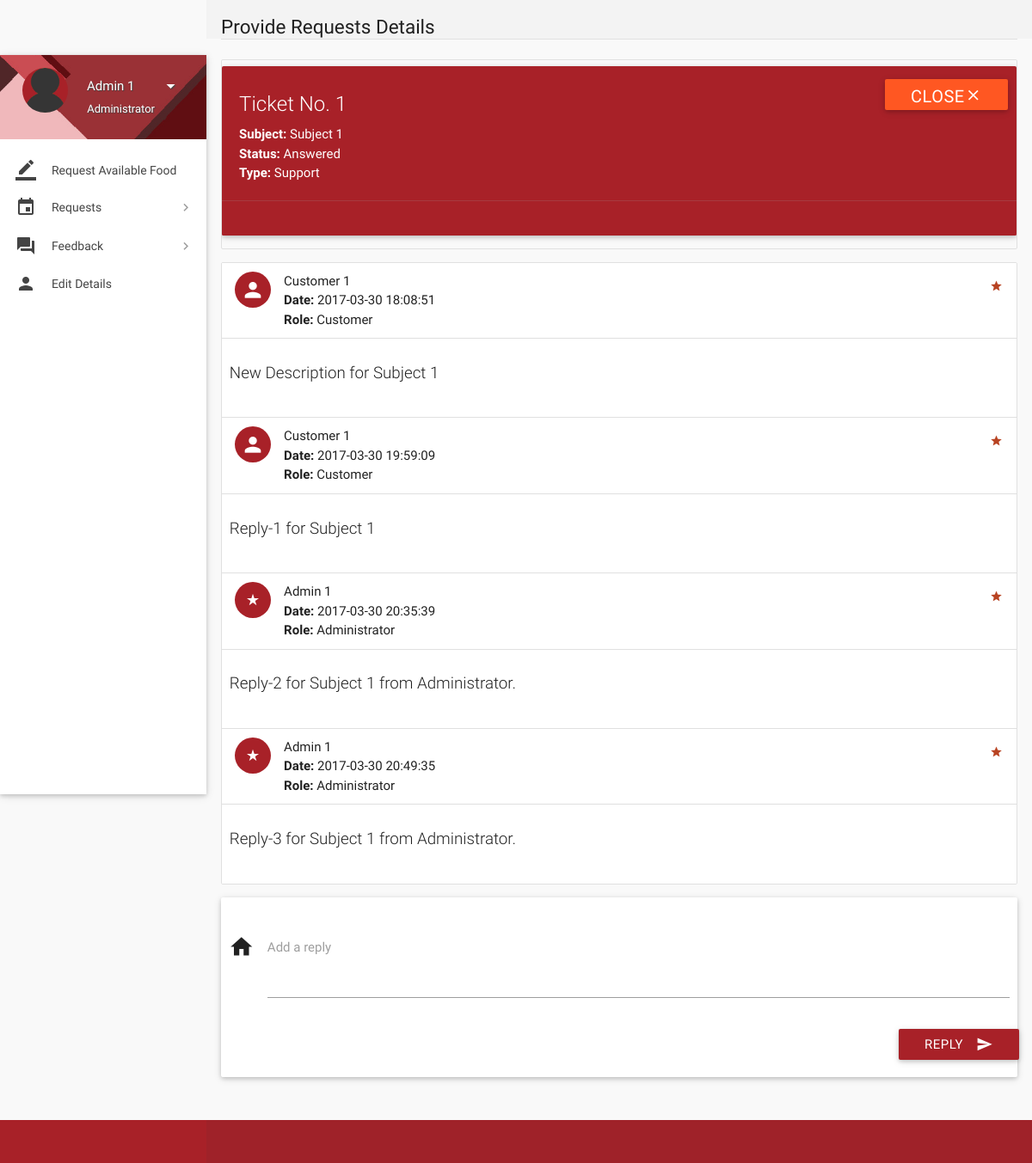
The app's page /view-ticket-admin.php?id=1 (signed in) with its own data.
### tables this page shows
CREATE TABLE `tickets` (
  `id` int(11) NOT NULL,
  `poster_id` int(11) NOT NULL,
  `subject` varchar(100) NOT NULL,
  `description` varchar(3000) NOT NULL,
  `status` varchar(8) NOT NULL DEFAULT 'Open',
  `type` varchar(30) NOT NULL DEFAULT 'Others',
  `date` datetime NOT NULL DEFAULT CURRENT_TIMESTAMP,
  `deleted` tinyint(4) NOT NULL DEFAULT '0'
);

CREATE TABLE `ticket_details` (
  `id` int(11) NOT NULL,
  `ticket_id` int(11) NOT NULL,
  `user_id` int(11) NOT NULL,
  `description` varchar(1000) NOT NULL,
  `date` datetime NOT NULL DEFAULT CURRENT_TIMESTAMP
);

CREATE TABLE `users` (
  `id` int(11) NOT NULL,
  `role` varchar(15) NOT NULL DEFAULT 'Customer',
  `name` varchar(15) NOT NULL,
  `username` varchar(10) NOT NULL,
  `password` varchar(16) NOT NULL,
  `email` varchar(35) NULL,
  `address` varchar(300) NULL,
  `contact` bigint(11) NOT NULL,
  `verified` tinyint(1) NOT NULL DEFAULT '0',
  `deleted` tinyint(4) NOT NULL DEFAULT '0'
);

### includes/connect.php (called while the page is built, shortened)
<?php
@$name = $_SESSION['name'];
@$role = $_SESSION['role'];
?>

### view-ticket-admin.php (the view, shortened to what this page needs)
<?php
include 'includes/connect.php';
$continue=0;
if($_SESSION['admin_sid']==session_id())
{
		$ticket_id = $_GET['id'];
		$sql1 = "SELECT * FROM tickets WHERE id = $ticket_id;";
		if(mysqli_num_rows(mysqli_query($con,$sql1))>0){
			$row  = $con->query($sql1)->fetch_assoc();
			$type = $row['type'];
			$subject = $row['subject'];
			$status = $row['status'];
			$continue=1;
		}
		else
			$continue = 0;
}
if($continue){
?>
<!DOCTYPE html>
<html lang="en">
<head>
  <link href="css/materialize.min.css" type="text/css" rel="stylesheet" media="screen,projection">
  <link href="css/style.min.css" type="text/css" rel="stylesheet" media="screen,projection">
  <link href="css/custom/custom.min.css" type="text/css" rel="stylesheet" media="screen,projection">
  <link href="js/plugins/perfect-scrollbar/perfect-scrollbar.css" type="text/css" rel="stylesheet" media="screen,projection">
</head>
<body>
  <div id="main">
    <div class="wrapper">
      <aside id="left-sidebar-nav">
        <ul id="slide-out" class="side-nav fixed leftside-navigation">
            <li class="user-details cyan darken-2">
            <div class="row">
                <div class="col col s4 m4 l4">
                    <img src="images/avatar.jpg" alt="" class="circle responsive-img valign profile-image">
                </div>
                <div class="col col s8 m8 l8">
                    <a class="btn-flat dropdown-button waves-effect waves-light white-text profile-btn" href="#" data-activates="profile-dropdown"><?php echo $name;?> <i class="mdi-navigation-arrow-drop-down right"></i></a>
                    <p class="user-roal"><?php echo $role;?></p>
                </div>
            </div>
            </li>
            <li class="bold"><a href="index.php" class="waves-effect waves-cyan"><i class="mdi-editor-border-color"></i> Request Available Food</a>
            </li>
                <li class="no-padding">
                    <ul class="collapsible collapsible-accordion">
                        <li class="bold"><a class="collapsible-header waves-effect waves-cyan"><i class="mdi-editor-insert-invitation"></i>Requests</a>
                        </li>
                    </ul>
                </li>
                 <li class="no-padding">
                    <ul class="collapsible collapsible-accordion">
                        <li class="bold"><a class="collapsible-header waves-effect waves-cyan"><i class="mdi-action-question-answer"></i>Feedback</a>
                        </li>
                    </ul>
                </li>
            <li class="bold"><a href="details.php" class="waves-effect waves-cyan"><i class="mdi-social-person"></i> Edit Details</a>
            </li>
        </ul>
        </aside>
      <section id="content">
        <div id="breadcrumbs-wrapper">
          <div class="container">
            <div class="row">
              <div class="col s12 m12 l12">
                <h5 class="breadcrumbs-title">Provide Requests Details</h5>
              </div>
            </div>
          </div>
        </div>
        <div class="container">
          <div class="divider"></div>
<div class="section">
                                <?php
								echo '<ul id="task-card" class="collection with-header">
									<div id="card-alert" class="card cyan">
										<div class="card-content white-text">
										<span class="card-title white-text darken-1">Ticket No. '.$ticket_id.'</span>
										<p><strong>Subject: </strong>'.$subject.'</p>
										<p><strong>Status: </strong>'.$status.'</p>
										<p><strong>Type: </strong>'.$type.'</p>
										</div>
										<div class="card-action cyan">
										<form method="post" action="routers/ticket-status.php">
										<input type="hidden" name="ticket_id" value="'.$ticket_id.'">
										<input type="hidden" name="status" value="'.($status != 'Closed' ? 'Closed' : 'Open').'">
										<button class="waves-effect waves-light deep-orange btn white-text" type="submit" name="action">'
										.($status != 'Closed' ? 'Close<i class="mdi-navigation-close"></i>' : 'Reopen<i class="mdi-navigation-check"></i>').'
										</button>
										</form>
										</div>
									</div>
                                </ul>';
								echo '<ul id="issues-collection" class="collection">';
								$sql1 = mysqli_query($con, "SELECT * from ticket_details WHERE ticket_id = $ticket_id;");
								while($row1 = mysqli_fetch_array($sql1)){
									$sql2 = "SELECT * FROM users WHERE id = ".$row1['user_id'].";";
									if(mysqli_num_rows(mysqli_query($con,$sql2))>0){
										$row2  = $con->query($sql2)->fetch_assoc();
										$name = $row2['name'];
										$role1 = $row2['role'];
									}
								  echo '
								  <li class="collection-item avatar">
									  <i class="'.($role1=='Administrator' ? 'mdi-action-star-rate' : 'mdi-social-person').' cyan circle"></i>
									  <span class="collection-header"> '.$name.'</span>
									  <p><strong>Date:</strong> '.$row1['date'].'</p>
									  <p><strong>Role:</strong> '.$role1.'</p>
									  <a href="#" class="secondary-content">
									  <i class="mdi-action-grade"></i></a>
								  </li>
								  <li class="collection-item">
									  <div class="row">
									  <p class="caption">'.$row1['description'].'</p>
									  </div>
									  </li>';
								}
							  echo '</ul>';
							  if($status != 'Closed'){
							  echo '
							  <div class="card-panel">
                  <div class="row">
                    <form class="formValidate" id="formValidate" method="post" action="routers/ticket-message.php" novalidate="novalidate" class="col s12">
                      <div class="row">
					  <input type="hidden" name="role" value="'.$role.'">
					  <input type="hidden" name="ticket_id" value="'.$ticket_id.'">
                        <div class="input-field col s12">
                          <i class="mdi-action-home prefix"></i>
                          <textarea name="message" id="message" class="materialize-textarea validate" data-error=".errorTxt1"></textarea>
                          <label for="message" class="">Add a reply</label>
						  <div class="errorTxt1"></div>
                        </div>
                        <div class="row">
                          <div class="input-field col s12">
                            <button class="btn cyan waves-effect waves-light right" type="submit" name="action">Reply
                              <i class="mdi-content-send right"></i>
                            </button>
                          </div>
                        </div>
                      </div>
                    </form>
                  </div>
                </div>';
							  }
								?>
          </div>
              </div>
            </div>
        </div>
  <footer class="page-footer">
    <div class="footer-copyright">
    </div>
  </footer>
</body>
</html>
<?php
	}
?>

### view-ticket-admin.php (style rules this page uses)
body { background-image: url('https://as2.ftcdn.net/v2/jpg/03/78/97/59/1000_F_378975954_G39M4ptXAjxKy80gbBIEo0wqBkk89gBF.jpg'); background-repeat: no-repeat; background-attachment: fixed; background-size: cover; }

### records on screen
tickets: subject "Subject 1", status "Answered", type "Support"
ticket_details: user.name "Customer 1", date "2017-03-30 18:08:51", user.role "Customer", description "New Description for Subject 1"
ticket_details: user.name "Customer 1", date "2017-03-30 19:59:09", user.role "Customer", description "Reply-1 for Subject 1"
ticket_details: user.name "Admin 1", date "2017-03-30 20:35:39", user.role "Administrator", description "Reply-2 for Subject 1 from Administrator."
ticket_details: user.name "Admin 1", date "2017-03-30 20:49:35", user.role "Administrator", description "Reply-3 for Subject 1 from Administrator."

### other values on screen
$name "Admin 1"
$role "Administrator"
$ticket_id "1"
